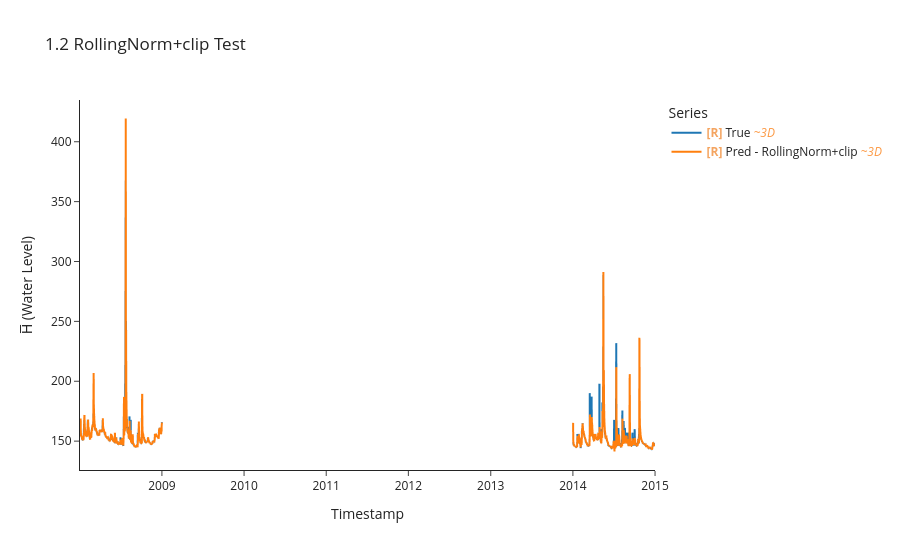

Notebook source saved alongside this figure:
### Code cell
y_te_roll, y_pe_roll, idx_te_roll = uf.model_evaluate_with_norm(
    model_roll, crit_roll, test_ds_roll, test_df.index, LOOKBACK, HORIZON, BATCH_SIZE
)

uf.calculate_metrics_and_plot(
    {"RollingNorm+clip": (y_te_roll, y_pe_roll, idx_te_roll)},
    plot_title="1.2 RollingNorm+clip Test",
    export_metrics=True, export_html=True,
    export_file_name="results/testing/online/p1_rolling_clip",
)
uf.export_results_to_csv(
    {"RollingNorm_clip": (y_te_roll, y_pe_roll, idx_te_roll)},
    "results/testing/predictions_vs_true/online"
)

### Figure 1 — Plotly figure (JSON) as saved in the notebook; plotly's stock layout.template omitted (floating-point values rounded to 4 significant figures; data arrays with more than 128 entries replaced by an {"elided": "..."} marker saying what was removed)
{"data": [{"hovertemplate": "Legend=True<br>Timestamp=%{x}<br>H̅ (Water Level)=%{y}<extra></extra>", "legendgroup": "True", "line": {"color": "#1f77b4", "dash": "solid", "width": 2}, "marker": {"symbol": "circle"}, "mode": "lines", "name": "<b style=\"color:sandybrown\">[R]</b> True <i style=\"color:#fc9944\">~3D</i>", "showlegend": true, "type": "scattergl", "uid": "12973505-d73c-4770-bfce-f33b14102ca6", "x": {"elided": "1001 str values"}, "xaxis": "x", "y": {"elided": "1001 float values"}, "yaxis": "y"}, {"hovertemplate": "Legend=Pred - RollingNorm+clip<br>Timestamp=%{x}<br>H̅ (Water Level)=%{y}<extra></extra>", "legendgroup": "Pred - RollingNorm+clip", "line": {"color": "#ff7f0e", "dash": "solid", "width": 2}, "marker": {"symbol": "circle"}, "mode": "lines", "name": "<b style=\"color:sandybrown\">[R]</b> Pred - RollingNorm+clip <i style=\"color:#fc9944\">~3D</i>", "showlegend": true, "type": "scattergl", "uid": "c5819081-a625-4537-a7d5-e4ebed5b1644", "x": {"elided": "1001 str values"}, "xaxis": "x", "y": {"elided": "1001 float values"}, "yaxis": "y"}], "layout": {"height": 550, "legend": {"title": {"text": "Series"}, "tracegroupgap": 0}, "title": {"text": "1.2 RollingNorm+clip Test"}, "xaxis": {"anchor": "y", "domain": [0, 1], "title": {"text": "Timestamp"}}, "yaxis": {"anchor": "x", "domain": [0, 1], "title": {"text": "H̅ (Water Level)"}}}}
